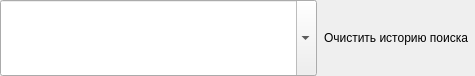
<?xml version="1.0" encoding="UTF-8"?>
<ui version="4.0">
 <class>SearchLineEdit</class>
 <widget class="QWidget" name="SearchLineEdit">
  <property name="geometry">
   <rect>
    <x>0</x>
    <y>0</y>
    <width>475</width>
    <height>76</height>
   </rect>
  </property>
  <property name="windowTitle">
   <string>Form</string>
  </property>
  <layout class="QHBoxLayout" name="horizontalLayout">
   <property name="spacing">
    <number>0</number>
   </property>
   <property name="leftMargin">
    <number>0</number>
   </property>
   <property name="topMargin">
    <number>0</number>
   </property>
   <property name="rightMargin">
    <number>0</number>
   </property>
   <property name="bottomMargin">
    <number>0</number>
   </property>
   <item>
    <widget class="QComboBox" name="searchTextCombo">
     <property name="sizePolicy">
      <sizepolicy hsizetype="Preferred" vsizetype="Expanding">
       <horstretch>0</horstretch>
       <verstretch>0</verstretch>
      </sizepolicy>
     </property>
     <property name="editable">
      <bool>true</bool>
     </property>
    </widget>
   </item>
   <item>
    <widget class="QToolButton" name="clearHistoryBtn">
     <property name="sizePolicy">
      <sizepolicy hsizetype="Fixed" vsizetype="Expanding">
       <horstretch>0</horstretch>
       <verstretch>0</verstretch>
      </sizepolicy>
     </property>
     <property name="text">
      <string>Очистить историю поиска</string>
     </property>
     <property name="iconSize">
      <size>
       <width>24</width>
       <height>24</height>
      </size>
     </property>
     <property name="autoRaise">
      <bool>true</bool>
     </property>
    </widget>
   </item>
  </layout>
 </widget>
 <resources/>
 <connections/>
</ui>
